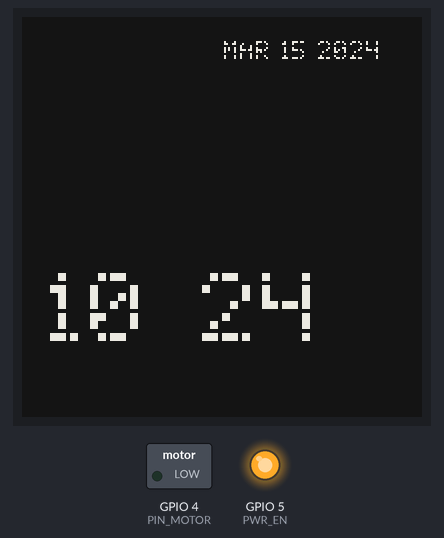
Recording of a sketch running on a simulated ESP32. Parts: 200×200 one-colour display, switched loads named in the sketch (green lamp = pin HIGH), output pins drawn as LEDs (lit = HIGH). The local clock reads 2024-03-15 10:24:30 at power-on unless the sketch sets it; what the sketch prints to the serial monitor is not drawn.

Above: at 2.6 s.
At 64.1 s:
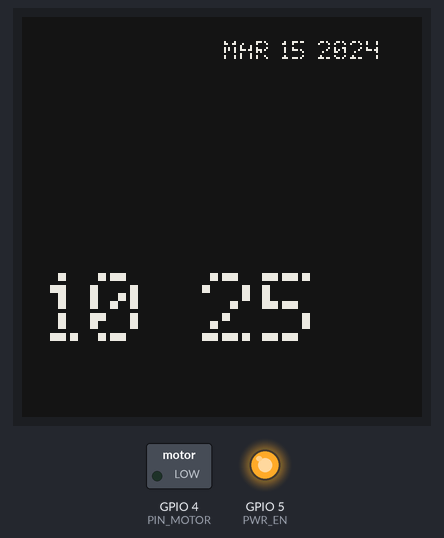
At 124.1 s:
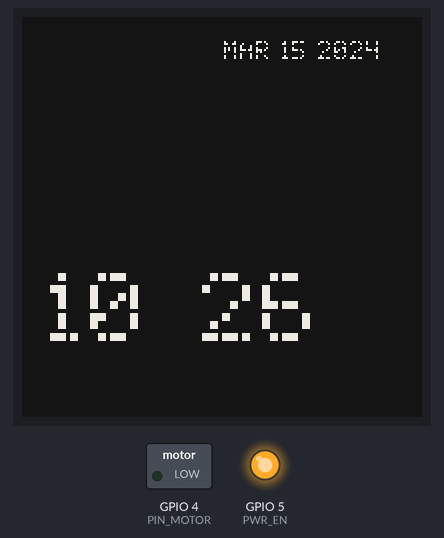
Timing chart, 0 to 125.6 s (numbered marks = the images above):
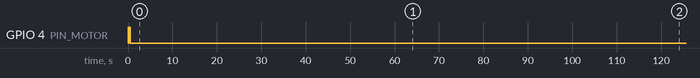

The sketch:

SimpleTest.ino
```cpp
#include <GxEPD.h>
#include <GxDEPG0150BN/GxDEPG0150BN.h>    // 1.54" b/w 200x200
// #include <GxGDEH0154Z90/GxGDEH0154Z90.h>  // 1.54" b/w/r 200x200
#include <GxIO/GxIO_SPI/GxIO_SPI.h>
#include <GxIO/GxIO.h>
#include "IMG.h"
#include "Face1.h"
#include "Face2.h"
#include "Face3.h"
#include "LED_Dot_Matrix12pt7b.h"
#include "LED_Dot_Matrix4pt7b.h"
#include "LED_Dot_Matrix6pt7b.h"

#define PIN_MOTOR 4
#define PIN_KEY GPIO_NUM_35
#define PWR_EN 5
#define Backlight 33

#define SPI_SCK 14
#define SPI_DIN 13
#define EPD_CS 15
#define EPD_DC 2
#define SRAM_CS -1
#define EPD_RESET 17
#define EPD_BUSY 16

GxIO_Class io(SPI, /*CS*/ EPD_CS, /*DC=*/EPD_DC, /*RST=*/EPD_RESET);
GxEPD_Class display(io, /*RST=*/EPD_RESET, /*BUSY=*/EPD_BUSY);

void DeepSleep(void)
{
  display.powerDown();
  pinMode(PIN_MOTOR, INPUT_PULLDOWN);
  pinMode(PWR_EN, INPUT);
  pinMode(PIN_KEY, INPUT);
  pinMode(SPI_SCK, INPUT);
  pinMode(SPI_DIN, INPUT);
  pinMode(EPD_CS, INPUT);
  pinMode(EPD_DC, INPUT);
  pinMode(EPD_RESET, INPUT);
  pinMode(EPD_BUSY, INPUT);
  pinMode(PIN_MOTOR, INPUT);
  pinMode(Backlight, INPUT),
      esp_sleep_enable_ext0_wakeup(PIN_KEY, 0);
  esp_deep_sleep_start();
}

void setup()
{
  Serial.begin(115200);
  delay(10);
  Serial.println("ESP32 EPD Simple Test");
  SPI.begin(SPI_SCK, -1, SPI_DIN, EPD_CS);
  pinMode(PIN_MOTOR, OUTPUT);
  pinMode(PWR_EN, OUTPUT);

  digitalWrite(PWR_EN, HIGH);
  digitalWrite(PIN_MOTOR, HIGH);
  delay(200);
  digitalWrite(PIN_MOTOR, LOW);
  delay(100);
  digitalWrite(PIN_MOTOR, HIGH);
  delay(200);
  digitalWrite(PIN_MOTOR, LOW);

display.init();
display.setRotation(0);
display.invertDisplay(true);
display.fillScreen(GxEPD_BLACK);
display.setTextColor(GxEPD_WHITE);


// Manually set the time: YYYY, MM, DD, HH, MM, SS
  struct tm newTime;
  newTime.tm_year = 2024 - 1900;  // Year - 1900
  newTime.tm_mon = 3;             // Month, where 0 = january
  newTime.tm_mday = 14;           // Day of the month
  newTime.tm_hour = 15;           // Hour
  newTime.tm_min = 29;            // Minute
  newTime.tm_sec = 0;             // Second
  time_t t = mktime(&newTime);    // Convert to time_t format
  timeval now = { .tv_sec = t, .tv_usec = 0 };  // Create timeval struct
  settimeofday(&now, NULL);       // Set the system time

  // Display the initial time
  // display.fillScreen(GxEPD_WHITE);
  // display.drawBitmap(0, 0, face3, 200, 200, GxEPD_WHITE);
  displayTime();


}

void displayTime() {
  char timeString[64];
  char dateString[64];
  struct tm timeinfo;
  if (getLocalTime(&timeinfo)) {
    // Format the time and date separately
    strftime(timeString, sizeof(timeString), "%H:%M", &timeinfo); // 24-hour time string (e.g., "22:24")
    strftime(dateString, sizeof(dateString), "%b %d %Y", &timeinfo); // Date string (e.g., "FEB 22 2024")

    display.fillScreen(GxEPD_BLACK);
    // display.drawBitmap(0, 0, face3, 200, 200, GxEPD_WHITE);

    // Set font for the time
    display.setFont(&LED_Dot_Matrix12pt7b); // Use an appropriate font for the large time display
    display.setTextSize(2); // Adjust text size for large display
    display.setCursor(10, 160); // Position the time
    display.setTextColor(GxEPD_WHITE); // Set text color
    display.print(timeString); // Print the time string

    // Set font for the date
    display.setFont(&LED_Dot_Matrix6pt7b); // Use an appropriate font for the small date display
    display.setTextSize(1); // Adjust text size for small display
    display.setCursor(100, 20); // Position the date
    display.setTextColor(GxEPD_WHITE); // Set text color
    display.println(dateString); // Print the date string

    display.update();
  } else {
    Serial.println("Failed to get time");
  }
}


void loop() {
  // Update the display every minute
  static time_t lastTime = 0;
  time_t now;
  time(&now);

  if (now - lastTime >= 60) {  // Update the time every minute
    lastTime = now;
    display.fillScreen(GxEPD_WHITE);
    displayTime();
  }
  // delay(1000);
  // delay(3000);
  // DeepSleep();
}

void displayCustom()
{
  // display.drawBitmap(0, 0, face3, 200, 200, GxEPD_WHITE);

// // Set text properties before printing text
// display.setCursor(10, 10); // Set the position where you want to start printing text
// // display.fillScreen(GxEPD_BLACK);
// display.setTextColor(GxEPD_WHITE);

// display.setFont(&LED_Dot_Matrix6pt7b); // Example: setting a font, you can choose your own
// display.setTextSize(1);
// display.print("OCT 10 2023          12:45pm");

// display.setTextSize(3);
// display.setCursor(10, 40);
// display.print("+");
// display.setCursor(37, 55);
// display.setTextSize(3);
// display.print("231,494");
// display.setTextSize(1);
// display.setCursor(160, 70);
// display.print("HOURS");

// display.setCursor(0, 97);
// display.print("_________________________________");

// display.setCursor(10, 115);
// display.print("AUG 8 2082");

// display.setCursor(10, 135);
// display.setTextSize(3);

// display.print("-");

// display.setCursor(37, 145);
// display.print("512,780");
// display.setCursor(160, 164);
// display.setTextSize(1);
// display.print("HOURS");


// Update the display after all drawing commands
  // display.update();

}
```

Test2.ino
```cpp
// #include <GxEPD.h>
// #include <GxDEPG0150BN/GxDEPG0150BN.h>    // 1.54" b/w 200x200
// #include <GxIO/GxIO_SPI/GxIO_SPI.h>
// #include <GxIO/GxIO.h>
// #include "IMG.h"
// #include "Face1.h"
// #include "Face2.h"
// #include "Face3.h"
// #include "LED_Dot_Matrix12pt7b.h"
// #include "LED_Dot_Matrix4pt7b.h"
// #include "LED_Dot_Matrix6pt7b.h"

// #define PIN_MOTOR 4
// #define PIN_KEY GPIO_NUM_35
// #define PWR_EN 5
// #define Backlight 33
// #define SPI_SCK 14
// #define SPI_DIN 13
// #define EPD_CS 15
// #define EPD_DC 2
// #define SRAM_CS -1
// #define EPD_RESET 17
// #define EPD_BUSY 16

// GxIO_Class io(SPI, EPD_CS, EPD_DC, EPD_RESET);
// GxEPD_Class display(io, EPD_RESET, EPD_BUSY);

// void initializeHardware() {
//   pinMode(PIN_MOTOR, OUTPUT);
//   pinMode(PWR_EN, OUTPUT);
//   digitalWrite(PWR_EN, HIGH);
//   digitalWrite(PIN_MOTOR, HIGH);
//   delay(200);
//   digitalWrite(PIN_MOTOR, LOW);
//   delay(100);
//   digitalWrite(PIN_MOTOR, HIGH);
//   delay(200);
//   digitalWrite(PIN_MOTOR, LOW);
// }

// void initializeDisplay() {
//   display.init();
//   display.setRotation(0);
//   display.invertDisplay(true);
//   display.fillScreen(GxEPD_BLACK);
// }

// void drawUI() {
//   display.setTextColor(GxEPD_WHITE);
//   display.setFont(&LED_Dot_Matrix6pt7b);
//   display.setCursor(10, 10);
//   display.setTextSize(1);
//   display.print("OCT 10 2023          12:45pm");

//   display.setTextSize(3);
//   display.setCursor(10, 40);
//   display.print("+");
//   display.setCursor(37, 55);
//   display.print("231,494");
//   display.setTextSize(1);
//   display.setCursor(160, 70);
//   display.print("HOURS");

//   display.setCursor(0, 97);
//   display.print("_________________________________");

//   display.setCursor(10, 115);
//   display.print("AUG 8 2082");

//   display.setTextSize(3);
//   display.setCursor(10, 135);
//   display.print("-");
//   display.setCursor(37, 145);
//   display.print("512,780");
//   display.setCursor(160, 164);
//   display.print("HOURS");
//   display.update();
// }

// void enterDeepSleep() {
//   display.powerDown();
//   const int inputs[] = {PIN_MOTOR, PWR_EN, PIN_KEY, SPI_SCK, SPI_DIN, EPD_CS, EPD_DC, EPD_RESET, EPD_BUSY, Backlight};
//   for (int pin : inputs) {
//     pinMode(pin, INPUT);
//   }
//   esp_sleep_enable_ext0_wakeup(PIN_KEY, 0);
//   esp_deep_sleep_start();
// }

// void setup() {
//   Serial.begin(115200);
//   Serial.println("ESP32 EPD Simple Test");
//   SPI.begin(SPI_SCK, -1, SPI_DIN, EPD_CS);
//   initializeHardware();
//   initializeDisplay();
//   drawUI();
//   delay(3000);
//   enterDeepSleep();
// }

// void loop() {
//   // Loop is intentionally left empty
// }
```

TimeTest.ino
```cpp
// #include <GxEPD.h>
// #include <GxDEPG0150BN/GxDEPG0150BN.h>  // Adjust for your specific display model
// #include <GxIO/GxIO_SPI/GxIO_SPI.h>
// #include <GxIO/GxIO.h>
// #include "time.h"

// // Setup display configuration
// GxIO_Class io(SPI, 15, 2, 17);
// GxEPD_Class display(io, 17, 16);

// void setup() {
//   Serial.begin(115200);

//   // Initialize the display
//   display.init();
//   display.setRotation(0);
//   display.setTextColor(GxEPD_BLACK);

//   // Manually set the time: YYYY, MM, DD, HH, MM, SS
//   struct tm newTime;
//   newTime.tm_year = 2023 - 1900;  // Year - 1900
//   newTime.tm_mon = 3;             // Month, where 0 = january
//   newTime.tm_mday = 10;           // Day of the month
//   newTime.tm_hour = 15;           // Hour
//   newTime.tm_min = 30;            // Minute
//   newTime.tm_sec = 0;             // Second
//   time_t t = mktime(&newTime);    // Convert to time_t format
//   timeval now = { .tv_sec = t, .tv_usec = 0 };  // Create timeval struct
//   settimeofday(&now, NULL);       // Set the system time

//   // Display the initial time
//   display.fillScreen(GxEPD_WHITE);
//   displayTime();
// }

// void displayTime() {
//   char timeString[64];
//   struct tm timeinfo;
//   if (getLocalTime(&timeinfo)) {
//     strftime(timeString, sizeof(timeString), "%c", &timeinfo);
//     display.setCursor(0, 30);
//     display.setTextSize(2);
//     display.println(timeString);
//     display.update();
//   } else {
//     Serial.println("Failed to get time");
//   }
// }

// void loop() {
//   // Update the display every minute
//   static time_t lastTime = 0;
//   time_t now;
//   time(&now);

//   if (now - lastTime >= 60) {  // Update the time every minute
//     lastTime = now;
//     display.fillScreen(GxEPD_WHITE);
//     displayTime();
//   }
//   delay(1000);
// }
```

Source omitted: Face1.h (data table, 36052 bytes), Face2.h (data table, 30040 bytes), Face3.h (data table, 30040 bytes), IMG.h (data table, 25037 bytes), Matrix12pt7b.h (data table, 15855 bytes), t_Matrix4pt7b.h (data table, 7110 bytes), t_Matrix6pt7b.h (data table, 8283 bytes)

Measured:
- what the display in image 0 shows lasts 61.4 s, from 2.6 s to 64.0 s
- what the display in image 1 shows lasts 60.0 s, from 64.0 s to 124.0 s
